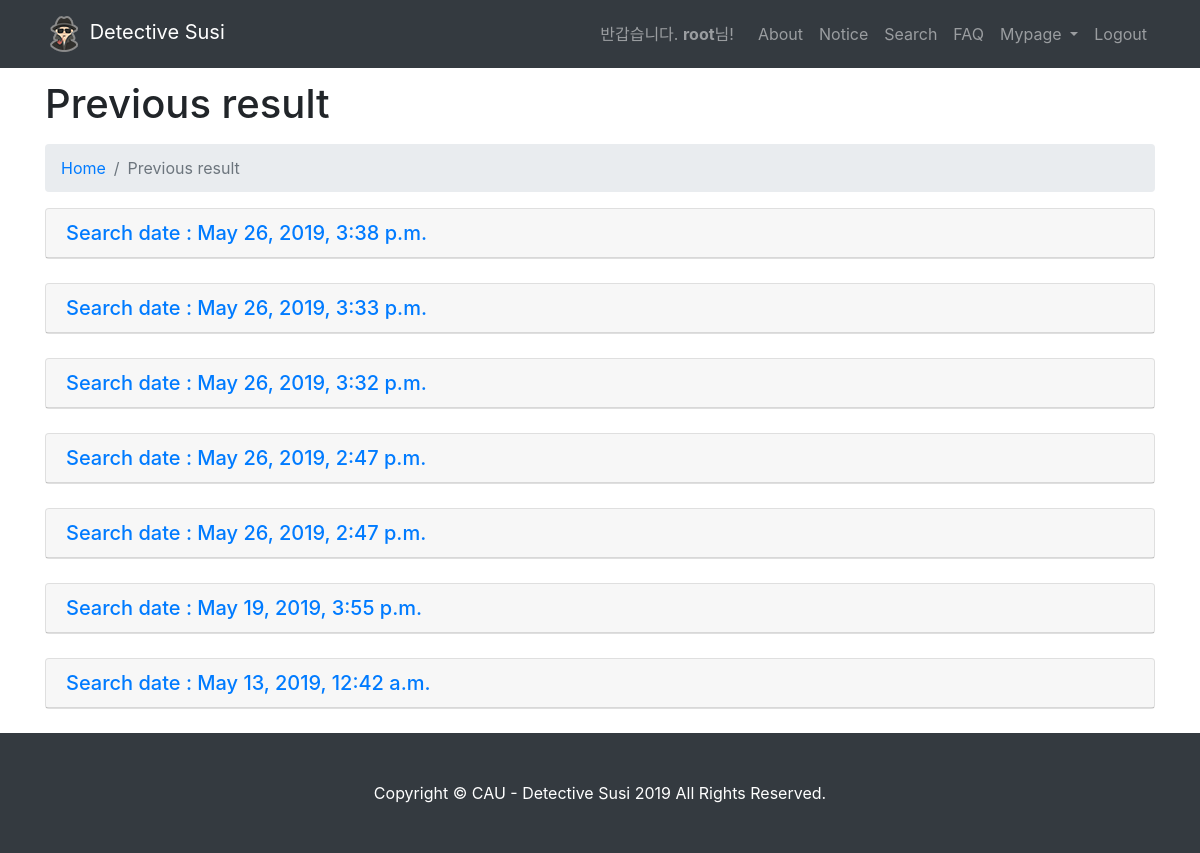
Page /result/ (signed in) on the committed database.
### main/models.py (models this page shows, shortened)
class chk_value(models.Model):
	id = models.AutoField(primary_key=True)
	user = models.ForeignKey(User,on_delete=models.CASCADE)		#user
	preferwhere1 = models.CharField(null=True,blank=True,max_length=50)	#선호지역
	preferwhere2 = models.CharField(null=True,blank=True,max_length=50)
	preferwhere3 = models.CharField(null=True,blank=True,max_length=50)
	prefertype1 = models.CharField(null=True,blank=True,max_length=50)		#선호계열
	prefertype2 = models.CharField(null=True,blank=True,max_length=50)
	prefertype3 = models.CharField(null=True,blank=True,max_length=50)
	prefertype4 = models.CharField(null=True,blank=True,max_length=50)
	prefertype5 = models.CharField(null=True,blank=True,max_length=50)
	prefertype6 = models.CharField(null=True,blank=True,max_length=50)
	total_avgrate = models.FloatField(null=True,blank=True)		#평균 내신
	main_avgrate = models.FloatField(null=True,blank=True)		#주요과목 내신
	executive_cnt = models.IntegerField(null=True,blank=True)	#임원활동
	absent = models.IntegerField(null=True,blank=True)			#무단결석
	award_cnt = models.IntegerField(null=True,blank=True)		#수상경력
	circle_cnt = models.IntegerField(null=True,blank=True)		#동아리활동
	volunteer = models.IntegerField(null=True,blank=True)		#봉사시간
	reading = models.IntegerField(null=True,blank=True)			#독후감
	created_date = models.DateTimeField(null=True, blank=True)	#생성일

### main/views.py (the view)
# urls.py: path('result/', views.result, name='result'),
def result(request):
    user = request.user
    datas = chk_value.objects.filter(user=user).order_by('-created_date')   # date 최신것 부터 목록뽑기
    context = {
        'chk_value':datas
    }
    return render(request,'main/result.html',context)

### main/templates/main/result.html (shortened to what this page needs)
{% extends "main/layout.html" %}
{% load static %}
{% block content %}
<link rel="stylesheet" href="{% static 'css/search.css' %}">
  <div class="container">
    <h1 class="mt-4 mb-3">Previous result</h1>
    <ol class="breadcrumb">
      <li class="breadcrumb-item">
        <a href="{% url 'main:home' %}">Home</a>
      </li>
      <li class="breadcrumb-item active">Previous result</li>
    </ol>
{% if user.is_authenticated %}
    {% if chk_value %}
        {% for s in chk_value %}
 <div class="mb-4" id="accordion" role="tablist" aria-multiselectable="true">
      <div class="card">
        <div class="card-header" role="tab" id="headingOne{{s.id}}">
          <h5 class="mb-0">
            <a data-toggle="collapse" data-parent="#accordion" href="#collapseOne{{s.id}}" aria-expanded="true" aria-controls="collapseOne{{s.id}}">
            Search date : {{s.created_date}}</a>
          </h5>
        </div>
      </div>
</div>
{% endfor %}
</div>
{% else %}
<center>data null</center>
</div>
{% endif %}
  {% else %}
  <script type="text/javascript">
    alert('로그인이 필요합니다! \n로그인 화면으로 이동합니다.')
    window.location.href = '/login';
  </script>
{% endif %}
{% endblock %}

### main/templates/main/layout.html (shortened to what this page needs)
{% load static %}
<html lang="kor">
<head>
    <link href="{% static 'vendor/bootstrap/css/bootstrap.min.css' %}" rel="stylesheet">
    <link href="{% static 'css/modern-business.css' %}" rel="stylesheet">
</head>
<body>
  <nav class="navbar fixed-top navbar-expand-lg navbar-dark bg-dark fixed-top">
    <div class="container">
      <a class="navbar-brand" href="{% url 'main:home' %}"><img src="{% static 'images/logo.png' %}" alt="logo"> Detective Susi</a>
      <div class="collapse navbar-collapse" id="navbarResponsive">
        <ul class="navbar-nav ml-auto">
          {% if user.is_authenticated %}
             <span class="navbar-text">
                반갑습니다. <b>{{user.username}}</b>님!
             </span>
          <li class="nav-item">
            <a class="nav-link" href="/about">About</a>
          </li>
          <li class="nav-item">
            <a class="nav-link" href="/notice">Notice</a>
          </li>
          <li class="nav-item">
            <a class="nav-link" href="/search">Search</a>
          </li>
          <li class="nav-item">
            <a class="nav-link" href="/faq">FAQ</a>
          </li>
          <li class="nav-item dropdown">
            <a class="nav-link dropdown-toggle" href="#" id="navbarDropdownMypage" data-toggle="dropdown" aria-haspopup="true" aria-expanded="false">
              Mypage
            </a>
          </li>
          <li><a class="nav-link" href="{% url 'main:logout' %}">Logout</a></li>
        {% endif %}
        </ul>
      </div>
    </div>
  </nav>
    {% block content %}
    {% endblock %}
  <footer class="py-5 bg-dark">
    <div class="container">
      <p class="m-0 text-center text-white"> Copyright © CAU - Detective Susi 2019 All Rights Reserved.</p>
    </div>
  </footer>
</body>
</html>

### static/css/modern-business.css (style rules this page uses)
body { padding-top: 56px; }

### rows in the picture
chk_value: created_date "May 26, 2019, 3:38 p.m."
chk_value: created_date "May 26, 2019, 3:33 p.m."
chk_value: created_date "May 26, 2019, 3:32 p.m."
chk_value: created_date "May 26, 2019, 2:47 p.m."
chk_value: created_date "May 26, 2019, 2:47 p.m."
chk_value: created_date "May 19, 2019, 3:55 p.m."
chk_value: created_date "May 13, 2019, 12:42 a.m."

### other values in the picture
{{ user.username }} "root"
